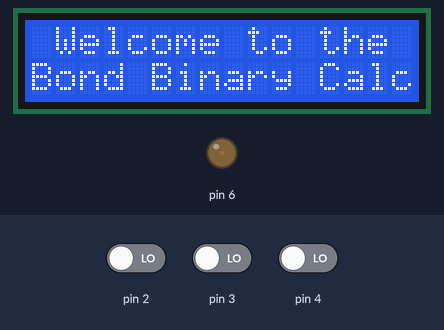
The sketch below on a simulated Arduino Uno, built with avr-gcc and run on an emulated ATmega328P. Parts: 16×2 character LCD, output pins drawn as LEDs (lit = HIGH). The test bench sets the inputs (shaded band); at power-on: pin 3 LOW, pin 2 LOW, pin 4 LOW. What the sketch prints to the serial monitor is not drawn.

Above: at 2.5 s.
2.6 s: pin 3 driven HIGH
5.6 s: pin 2 driven HIGH
At 6.9 s:
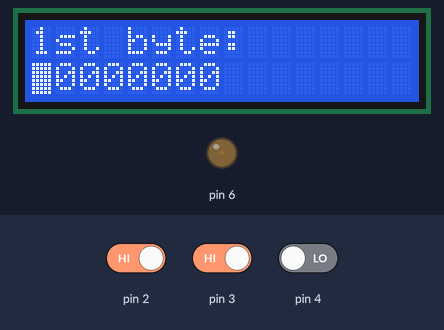
7.3 s: pin 2 driven LOW
At 10.1 s:
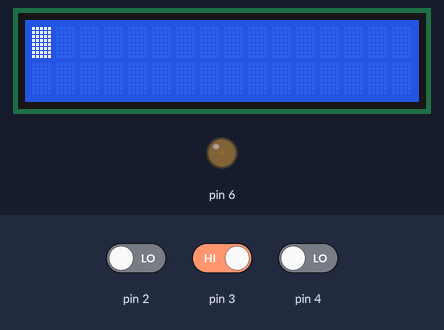
10.3 s: pin 2 driven HIGH
At 11.9 s:
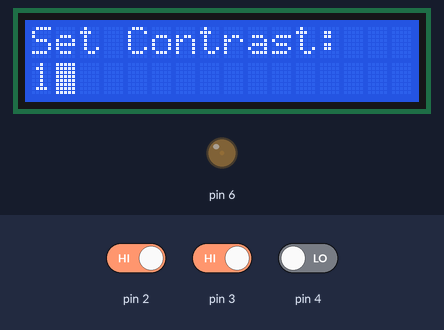
12.4 s: pin 3 driven LOW
At 14.55 s:
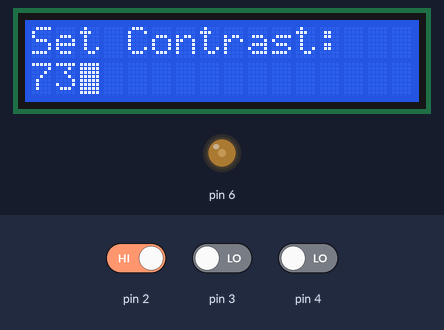
Timing chart, 0 to 19.4 s (numbered marks = the images above; inputs shaded):
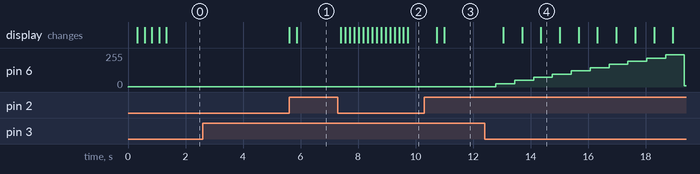

The sketch:

Project_Display_Test_3_workingbutContrast.ino
```cpp
//   Roman Bond   Arduino Project I   CMPT422

//Screen size test
//"1------x2-----16"
//" Welcome to the "
//"Bond Binary Calc"
//"   Booting...   "

//  -----   Boot screen things   -----   //

#include <LiquidCrystal.h>
const int rs = 12, en = 11, d4 = 10, d5 = 9, d6 = 8, d7 = 7;
LiquidCrystal lcd(rs, en, d4, d5, d6, d7);

int testTime = (millis() / 1000);

// Boot screen
String boot0 = "   Booting      ";
String boot1 = "   Booting.     ";
String boot2 = "   Booting..    ";
String boot3 = "   Booting...   ";

// Splash screen / welcome screen
String splash1 = " Welcome to the ";
String splash2 = "Bond Binary Calc";

//  -----   Important variables   -----   //

int switchState1 = 0;       // button 1
int switchState2 = 0;       // button 2
int switchStateTest = 0;    // button 3
int buttonHold_1 = 1;       // button 1 hold counter
int buttonHold_2 = 1;       // button 2 hold counter
int stat = 1;             // stat
int currentBit = 0;         // tracks binary bit being modified
int binaryOne[8] = {2,2,2,2,2,2,2,2};   // first binary value
int binaryTwo[8] = {2,2,2,2,2,2,2,2};   // second binary value
int binary1[8] = {0,0,0,0,0,0,0,0};   // first binary value
int binary2[8] = {0,0,0,0,0,0,0,0};   // second binary value
int answer[9] = {0,0,0,0,0,0,0,0,0};
int a1[1] = {0};
int a2[2] = {0,0};
int a3[3] = {0,0,0};
int a4[4] = {0,0,0,0};
int a5[5] = {0,0,0,0,0};
int a6[6] = {0,0,0,0,0,0};
int a7[7] = {0,0,0,0,0,0,0};
int a8[8] = {0,0,0,0,0,0,0,0};
int a9[9] = {0,0,0,0,0,0,0,0,0};
int aVal = 0;
bool carry = false;
bool test = false;
int binary1N = 0;
int binary2N = 0;
int tempAdd = 0;
int contrast = 1;
//int binaryANS[9] = {0,0,0,0,0,0,0,0,0};

//  -----   Functions   -----   //

void setup() {                                      //   Setup Function
  Serial.begin(9600);
  //contrast being set
  pinMode(6, OUTPUT);
  analogWrite(6, contrast);
  pinMode(2,INPUT);
  pinMode(3,INPUT);
  pinMode(4,INPUT);
  lcd.begin(16, 2);
  lcd.println(boot0);
  delay(250);
  lcd.clear();
  lcd.println(boot1);
  delay(250);
  lcd.clear();
  lcd.println(boot2);
  delay(250);
  lcd.clear();
  lcd.println(boot3);
  delay(250);
  lcd.clear();
  delay(250);
}                   // Good

void loop() {                                       //   Loop Function
  controller();
}                    // Good

void counter(){
  //Button 1
      switchState1 = digitalRead(2);
      //Button 2
      switchState2 = digitalRead(3);
      //Button 3
      switchStateTest = digitalRead(4);

      //counts button 1 "presses"
      if(switchState1 == HIGH){
        buttonHold_1++;
      }
      //counts button 2 "presses"
      if(switchState2 == HIGH){
        buttonHold_2++;
      }

      buttons();
}                  // Good

void controller(){                                  //   Controller Function
  bool cont = true;
  while(cont == true){

      if(stat == 1){                              //   stat 1 is the Splash screen
        lcd.setCursor(0, 0);
        lcd.print(splash1);
        lcd.setCursor(0, 1);
        lcd.print(splash2);
        delay(5);
        counter();
      }

      else if(stat == 2){                        //   stat 2 is the binaryOne screeen
        //binaryOne screen
        lcd.setCursor(0, 0);
        lcd.print("1st byte: ");
        lcd.setCursor(0, 1);
        for (int i=0; i<8; i++){                    //   For loop that controls 1 to 0 to 1 action
          if(binaryOne[i]%2 == 0){
            //print 0
            lcd.print("0");
          }else{
            //print 1
            lcd.print("1");
          }
        }
        lcd.setCursor(currentBit, 1);
        lcd.blink();
        delay(150);
        counter();
        //buttons();
      }

      else if(stat == 3){                        //   stat 3 is the binaryTwo screen
        //binaryTwo screen
        lcd.setCursor(0, 0);
        lcd.print("2nd byte: ");
        lcd.setCursor(0, 1);
        for (int i=0; i<8; i++){                    //   For loop that controls 1 to 0 to 1 action
          if(binaryTwo[i]%2 == 0){
            //print 0
            lcd.print("0");
          }else{
            //print 1
            lcd.print("1");
          }
        }
        lcd.setCursor(currentBit, 1);
        lcd.blink();
        delay(150);
        counter();
        //buttons();
      }

      else if(stat == 4){                        //   stat 4 is the binaryResults page
        calc();
        lcd.clear();
        delay(1000);
        lcd.setCursor(0, 0);
        lcd.print("A: ");
        lcd.print(binary1N);
        lcd.print("+");
        lcd.print(binary2N);
        lcd.print("=");
        lcd.print(tempAdd);

        lcd.setCursor(0, 1);
        if(aVal==1){
            for(int i=0;i<1;i++){
                lcd.print(a1[i]);
                Serial.println(a1[i]);
            }
        }
          if(aVal==2){
            for(int i=0;i<2;i++){
                lcd.print(a2[i]);
                Serial.println(a2[i]);
            }
        }
          if(aVal==3){
            for(int i=0;i<3;i++){
                lcd.print(a3[i]);
                Serial.println(a3[i]);
            }
        }
          if(aVal==4){
            for(int i=0;i<4;i++){
                lcd.print(a4[i]);
                Serial.println(a4[i]);
            }
        }
          if(aVal==5){
            for(int i=0;i<5;i++){
                lcd.print(a5[i]);
                Serial.println(a5[i]);
            }
        }
          if(aVal==6){
            for(int i=0;i<6;i++){
                lcd.print(a6[i]);
                Serial.println(a6[i]);
            }
        }
          if(aVal==7){
            for(int i=0;i<7;i++){
                lcd.print(a7[i]);
                Serial.println(a7[i]);
            }
        }
          if(aVal==8){
            for(int i=0;i<8;i++){
                lcd.print(a8[i]);
                Serial.println(a8[i]);
            }
        }if(aVal==9){
            for(int i=0;i<9;i++){
                lcd.print(a9[i]);
                Serial.println(a9[i]);
            }
        }
        counter();
      }

      else if(stat == 5){                        //   stat 5 is the contrast settings page
          lcd.clear();
        lcd.setCursor(0, 0);
        lcd.print("Set Contrast: ");
        lcd.setCursor(0, 1);
        lcd.print(contrast);
          Serial.print("Controller contrast: ");
              Serial.println(contrast);
          delay(150);
        counter();
      }

      else{
        //
      }
  }
}               // Somethings commented

void buttons() {                                    //   Buttons Function
  //
  //
  if(buttonHold_1 > 10 && buttonHold_2 > 10){       //   Button 1 & 2 Pressed
      buttonHold_1 = 1;
      buttonHold_2 = 1;
    if(stat == 4){
      lcd.clear();
      lcd.setCursor(0, 0);
//      lcd.print("1 P! - ");
//      lcd.print(buttonHold_1);
      lcd.setCursor(0, 1);
//      lcd.print("2 P! - ");
//      lcd.print(buttonHold_2);
      delay(250);
      lcd.clear();
      stat = 5;
        contrastSettings();
//      controller();
    }

    if(stat == 1){
      lcd.clear();
      lcd.setCursor(0, 0);
//      lcd.print("B1 - ");
//      lcd.print(buttonHold_1);
      lcd.setCursor(0, 1);
//      lcd.print("B2 - ");
//      lcd.print(buttonHold_2);
      delay(250);
      lcd.clear();
      buttonHold_1 = 1;
      buttonHold_2 = 1;
      start();
    }
  }

  else if(buttonHold_1 > 30){                      //   Button 1 Pressed   ( 1 or 0 )
//    lcd.clear();
//    lcd.setCursor(0, 1);
//    lcd.print("  Button 1: ");
//    lcd.print(buttonHold_1);
    delay(250);
//    lcd.clear();
    buttonHold_1 = 1;
    if(stat == 2){
      binaryOne[currentBit]++;                      // Adds 1 to the current binary!!!ONE!!! bit
//      lcd.print("binaryOne[");
//      lcd.print(currentBit);
//      lcd.print("]=");
//      lcd.print(binaryOne[currentBit]);
    }
    if(stat == 3){
      binaryTwo[currentBit]++;                      // Adds 1 to the current binary!!!TWO!!! bit
//      lcd.print("binaryTwo[");
//      lcd.print(currentBit);
//      lcd.print("]=");
//      lcd.print(binaryTwo[currentBit]);
    }
    if(stat == 4){
        //
    }
    if(stat == 5){
        contrast=contrast+24;
        Serial.println(contrast);
        analogWrite(6, contrast);
//      if(contrast < 1023){
//       contrast=+1;
//      }else{
//        lcd.clear();
//        lcd.print("Max contrast!");
//        delay(1000);                      // Adds 1 to the contrast
//      }
    }
    delay(250);
  }

  else if(buttonHold_2 > 30){                      //   Button 2 Pressed   ( next bit )
    lcd.clear();
    buttonHold_2 = 1;
    if(stat == 2){
        if(currentBit == 7){
          currentBit = 0;
          stat = 3;
        }else{
          currentBit++;                                   // Adds 1 to the currentBit to move
        }
    }else if(stat == 3){
        if(currentBit == 7){
          currentBit = 0;
          stat = 4;
        }else{
          currentBit++;                                   // Adds 1 to the currentBit to move
        }
    }else if(stat == 4){
        //
    }else if(stat == 5){
        contrast=contrast-24;
        Serial.println(contrast);
        analogWrite(6, contrast);
//      if(contrast == 1){
//        lcd.clear();
//        lcd.print("Min contrast!");
//        delay(1000);
//      }else{
//        contrast=contrast-1;                      // Subs 1 from the contrast
//      }
    }
  }else{
    counter();
  }
}                 // Alerts commented

void start(){
  stat = 2;
  Serial.print(stat);
  bool binOne = true;
  while(binOne == true){
     switchState1 = digitalRead(2);
      //Button 2
      switchState2 = digitalRead(3);
      //Button 3
      switchStateTest = digitalRead(4);
    controller();
  }
  lcd.clear();
  //controller();
  stat = 3;
  Serial.print(stat);
  bool binTwo = true;
  while(binTwo == true){
    switchState1 = digitalRead(2);
      //Button 2
      switchState2 = digitalRead(3);
      //Button 3
      switchStateTest = digitalRead(4);
    controller();
  }
  lcd.clear();
  //binaryResults();
}                    // Good

void binaryResults(){
  stat = 4;
  Serial.print(stat);
  bool bin = true;
  while(bin == true){
    switchState1 = digitalRead(2);
      //Button 2
      switchState2 = digitalRead(3);
      //Button 3
      switchStateTest = digitalRead(4);
    controller();
    if(switchStateTest == HIGH){
      bin = false;
    }
  }
  lcd.clear();
}            // Good

void contrastSettings(){
    Serial.println("ContrastSetting() reached");
  stat = 5;
  Serial.print(stat);
  bool bin = true;
  while(bin == true){
    switchState1 = digitalRead(2);
      //Button 2
      switchState2 = digitalRead(3);
      //Button 3
      switchStateTest = digitalRead(4);
    controller();
  }
    lcd.clear();
}         // Good

void calc(){
    //1st byte conversion
    int binary1Temp=0;
    int binary2Temp=0;
    for (int i=0; i<8; i++){
          if(binaryOne[i]%2 == 0){
            binary1[i]=0;
          }else{
            binary1[i]=1;
          }
    }
    //2nd byte conversion
    for (int i=0; i<8; i++){
          if(binaryTwo[i]%2 == 0){
            binary2[i]=0;
          }else{
            binary2[i]=1;
          }
    }

    for (int i=0; i<8; i++){
      int binNum[8]={128,64,32,16,8,4,2,1};
      bool carry1 = false;
      if(binary1[i]==1){
        binary1N = binary1N+binNum[i];
      }
      if(binary2[i]==1){
        binary2N = binary2N+binNum[i];
      }
    }

    tempAdd = binary1N+binary2N;

      Serial.print("Binary Result = ");
      int n = tempAdd;
      num2Binary(n);

//      Serial.print(" ");
//      Serial.print(" ");
//      Serial.print(" ");
}                     // Lots commented

int num2Binary(int n){
    int binaryArr[9]={0,0,0,0,0,0,0,0,0};
    int i = 0;
    while (n > 0) {
        binaryArr[i] = n % 2;
        n = n / 2;
        i++;
    }
    //Serial.print(i);
    int count = 0;
    // printing binary array in reverse order
    if(i==1){
        for (int j = i - 1; j >= 0; j--){
            Serial.print(binaryArr[j]);
            a1[count] = binaryArr[j];
            count++;
        }
        aVal = 1;
    }
    if(i==2){
        for (int j = i - 1; j >= 0; j--){
            Serial.print(binaryArr[j]);
            a2[count] = binaryArr[j];
            count++;
        }
        aVal = 2;
    }
    if(i==3){
        for (int j = i - 1; j >= 0; j--){
            Serial.print(binaryArr[j]);
            a3[count] = binaryArr[j];
            count++;
        }
        aVal = 3;
    }
    if(i==4){
        for (int j = i - 1; j >= 0; j--){
            Serial.print(binaryArr[j]);
            a4[count] = binaryArr[j];
            count++;
        }
        aVal = 4;
    }
    if(i==5){
        for (int j = i - 1; j >= 0; j--){
            Serial.print(binaryArr[j]);
            a5[count] = binaryArr[j];
            count++;
        }
        aVal = 5;
    }
    if(i==6){
        for (int j = i - 1; j >= 0; j--){
            Serial.print(binaryArr[j]);
            a6[count] = binaryArr[j];
            count++;
        }
        aVal = 6;
    }
    if(i==7){
        for (int j = i - 1; j >= 0; j--){
            Serial.print(binaryArr[j]);
            a7[count] = binaryArr[j];
            count++;
        }
        aVal = 7;
    }
    if(i==8){
        for (int j = i - 1; j >= 0; j--){
            Serial.print(binaryArr[j]);
            a8[count] = binaryArr[j];
            count++;
        }
        aVal = 8;
    }
    if(i==9){
        for (int j = i - 1; j >= 0; j--){
            Serial.print(binaryArr[j]);
            a9[count] = binaryArr[j];
            count++;
        }
        aVal = 9;
    }

}           // Good


//Roman Bond
```

Measured:
- after the input at 2.6 s, every drawn part: stays the same
- after the input at 5.6 s, the display: first changes at once (image 1 shows a later state)
- after the input at 7.3 s, the display: first changes after 0.10 s (image 2 shows a later state)
- after the input at 10.3 s, the display: first changes after 0.44 s (image 3 shows a later state)
- after the input at 12.4 s, pin 6: rises from 1/255 to 241/255 in 5.9 s, then falls to 9/255 in 0.66 s; the display: first changes after 0.64 s (image 4 shows a later state)
